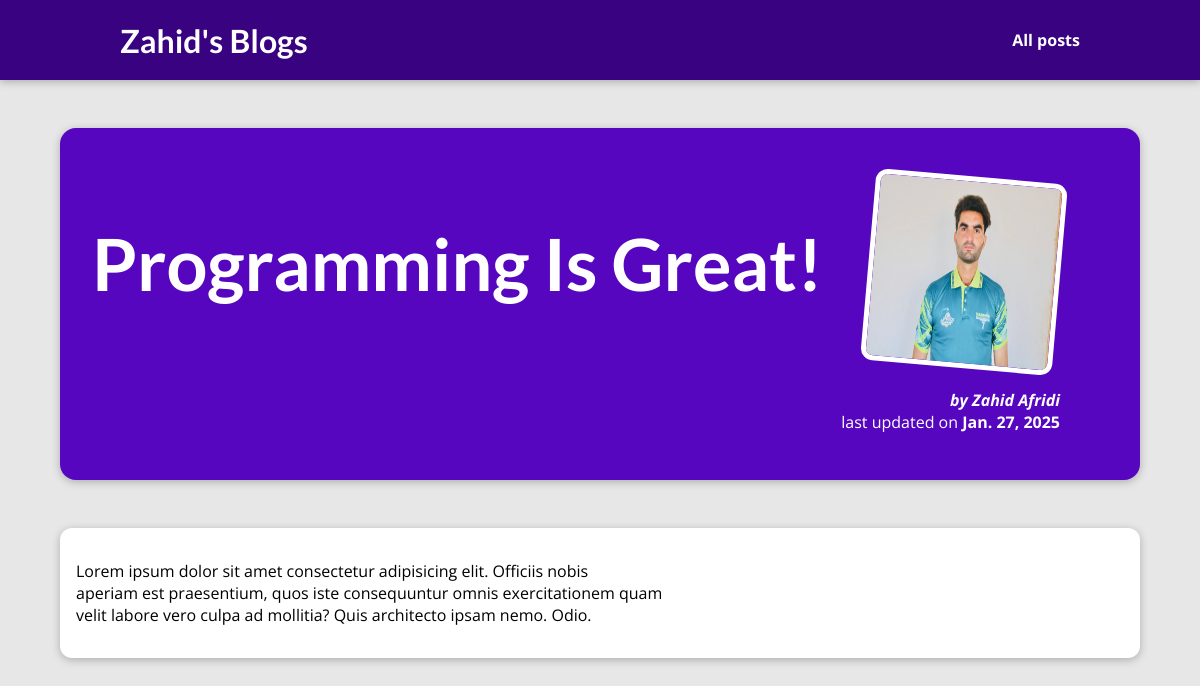
/posts/3/, run on the app's committed database.
### blog/models.py (models this page shows, shortened)
class Posts(models.Model):
    title = models.CharField(max_length=100)
    excerpt = models.CharField(max_length=200)
    image_name = models.CharField(max_length=50)
    date = models.DateField(auto_now=True)
    content = models.TextField(validators=[MinLengthValidator(10)])
    author = models.ForeignKey(Author,on_delete=models.SET_NULL,null=True)
    tag = models.ManyToManyField(Tag)

class Author(models.Model):
    first_name = models.CharField(max_length=50)
    last_name = models.CharField(max_length=50)
    e_mail = models.EmailField()
    def __str__(self):
        return f"{self.first_name} {self.last_name}"

### blog/views.py (the view)
# urls.py: path("posts/<int:id>/", views.post_details, name="post-details"),  ]
def post_details(request, id):
    identified_post = get_object_or_404(Posts, id=id)
    return render(request, "blog/post-details.html", {
        "post": identified_post
    })

### blog/templates/blog/post-details.html (shortened to what this page needs)
{%extends "base.html"%}
{%load static %}
{% block css_files %}
<link rel="stylesheet" href="{% static 'blog/post-details.css' %}">
{%endblock%}
{% block content %}
 <section id="summary">
    <h2>{{post.title}}</h2>
    <article>
        <img src="{% static 'blog/imgs/'|add:post.image_name %}" alt="{{ post.title }}"/>
        <address>by <a href="mailto:{{ post.author.e_mail }}"> {{post.author}}</a></address>
        <div>
            last updated on <time>{{post.date}}</time>
        </div>
    </article>
 </section>
 <main>
    <p>{{post.content|linebreaks}}</p>
 </main>
{%endblock%}

### static/app.css (style rules this page uses)
* { box-sizing: border-box; }
html { font-family: 'Open Sans', 'Lato', sans-serif; }
body { margin: 0; }
h1, h2, h3 { font-family: 'Lato', sans-serif; font-weight: bold; }

### blog/static/blog/post-details.css (style rules this page uses)
body { background-color: #e7e7e7; }
#summary { margin: 8rem auto 3rem auto; padding: 2rem; width: 90%; max-width: 90rem; border-radius: 16px; background-color: #5706c0; position: relative; box-shadow: 0 2px 8px rgba(0, 0, 0, 0.25); height: 22rem; }
#summary h2 { color: white; font-size: 4.5rem; }
#summary article { position: absolute; top: 2rem; right: 3rem; padding: 1rem 2rem; border-radius: 12px; text-align: right; color: white; }
#summary article img { width: 12rem; height: 12rem; border-radius: 12px; transform: rotateZ(5deg); border: 5px solid white; margin-bottom: 1rem; }
#summary address { font-weight: bold; }
#summary a { color: white; text-decoration: none; }
#summary time { font-weight: bold; }
main { width: 90%; max-width: 90rem; margin: 3rem auto; background-color: white; padding: 1rem; border-radius: 12px; box-shadow: 0 2px 8px rgba(0, 0, 0, 0.25); }

### data on the page
Posts: title "Programming Is Great!", image_name (picture), author "Zahid Afridi", date "Jan. 27, 2025", content "Lorem ipsum dolor sit amet consectetur adipisicing elit. Officiis nobis aperiam est praesentium, quos iste consequuntur omnis exercitationem quam velit labore vero culpa ad mollitia? Quis architecto ipsam nemo. Odio."
